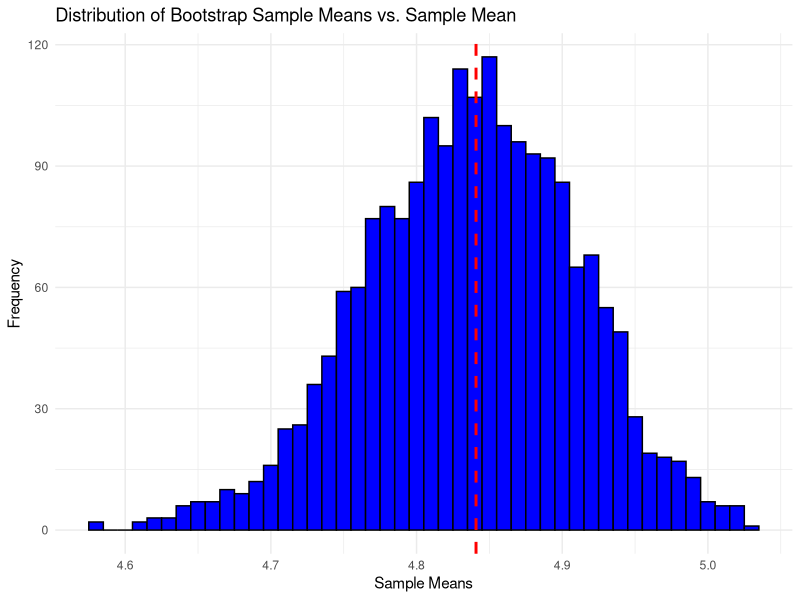
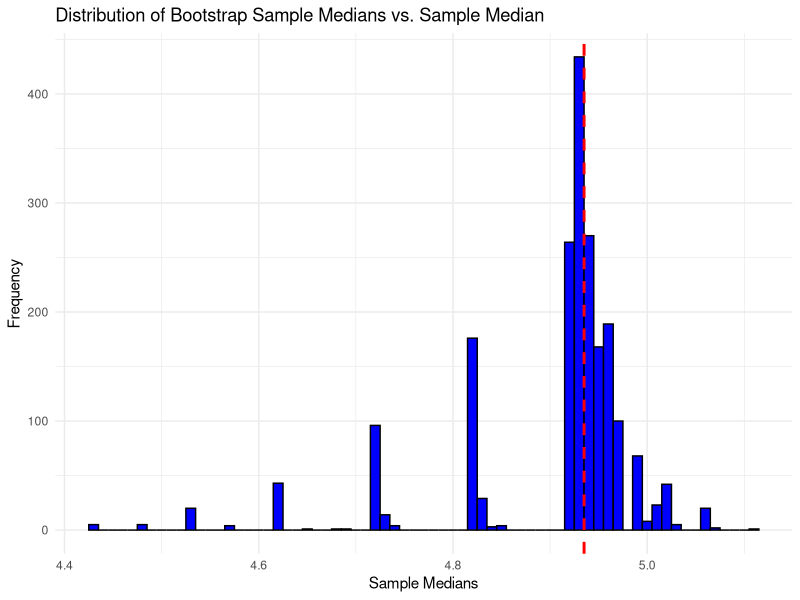

These figures' R source, in order:
# Task 1
data.points <- c(4.94, 5.06, 4.53, 5.07, 4.99, 
                 5.16, 4.38, 4.43, 4.93, 4.72, 
                 4.92, 4.96)

# Task 1.1

# The possible bootstrap samples are n^n, n is equal to 12 (length(data.points))

# Task 1.2

mean.orig <- mean(data.points)
median.orig <- median(data.points)

# Task 1.3
# bootstrap.samples <- matrix(NA, nrow = 2000, ncol = 12)
# mean.samples <- c()
# for (i in 1:2000){
  
  # Create the bootstrap samples
  # bootstrap.samples[i,] <- sample(data.points, replace = TRUE)
  
  # Calculate the mean of each sample
  # mean.samples <- c(mean.samples, mean(bootstrap.samples[i,]))

# }
set.seed(12223236)
mean.samples <- replicate(2000, mean(sample(data.points, replace=TRUE)))
print(mean.samples)

# Task 1.3.1

mean.sample.20 <- mean(mean.samples[1:20])

# Task 1.3.2

mean.sample.200 <- mean(mean.samples[1:200])

# Task 1.3.3

mean.sample.2000 <- mean(mean.samples[1:2000])


# Task 1.3.4
library(ggplot2)

ggplot(data.frame(Means = mean.samples), aes(x = Means)) +
  geom_histogram(binwidth = 0.01, fill = "blue", color = "black") +
  geom_vline(xintercept = mean.orig, color = "red", linetype = "dashed", linewidth = 1) +
  labs(title = "Distribution of Bootstrap Sample Means vs. Sample Mean",
       x = "Sample Means",
       y = "Frequency") +
  theme_minimal()

# The CLT kicks in and that can be proven from the values of the 2 means
# Sample mean
print(mean.orig)
# Mean of the means
print(mean.sample.2000)


# Task 1.3.5

mean_sample_list <- list(mean.samples[1:20],
                         mean.samples[1:200],
                         mean.samples[1:2000])
names(mean_sample_list) <- c("sample_20","sample_200","sample_2000")

quantiles_list <- sapply(mean_sample_list, function(x) quantile(x, c(0.025, 0.975)))

true_ci <- t.test(data.points)$conf.int



# Task 1.4

set.seed(12223236)
median.samples <- replicate(2000, median(sample(data.points, replace=TRUE)))
print(median.samples)


# Task 1.4.1

median.sample.20 <- median(median.samples[1:20])

# Task 1.4.2

median.sample.200 <- median(median.samples[1:200])

# Task 1.4.3

median.sample.2000 <- median(median.samples[1:2000])


# Task 1.4.4
library(ggplot2)

ggplot(data.frame(Medians = median.samples), aes(x = Medians)) +
  geom_histogram(binwidth = 0.01, fill = "blue", color = "black") +
  geom_vline(xintercept = median.orig, color = "red", linetype = "dashed", linewidth = 1) +
  labs(title = "Distribution of Bootstrap Sample Medians vs. Sample Median",
       x = "Sample Medians",
       y = "Frequency") +
  theme_minimal()

# Task 1.4.5

median_sample_list <- list(median.samples[1:20],
                         median.samples[1:200],
                         median.samples[1:2000])
names(median_sample_list) <- c("20","200","2000")

quantiles_list <- lapply(median_sample_list, function(x) quantile(x, c(0.025, 0.975)))


# Task 2.1
set.seed(1234)
x.clean <- rnorm(1960)
x.cont <- runif(40,4,5)
x <- c(x.clean,x.cont)
set.seed(12223236)


# Task 2.2

result <- data.frame(
  row.names = c("x","x_clean"),
  Median = c(median(x),median(x.clean)),
  Mean = c(mean(x), mean(x.clean)),
  Trimmed_Mean = c(mean(x, trim = 0.05), mean(x.clean, trim = 0.05))
)

# Task 2.3

# https://bookdown.org/compfinezbook/introcompfinr/The-Nonparametric-Bootstrap.html

# x data set
x.median <- replicate(10000, median(sample(x, replace=TRUE)))
x.mean <- replicate(10000, mean(sample(x, replace=TRUE)))
x.trimmed_mean <- replicate(10000, mean(sample(x, replace=TRUE),trim = 0.05))

sd_values <- sapply(list(x.median, x.mean, x.trimmed_mean), sd)
quantile_values <- sapply(list(x.median, x.mean, x.trimmed_mean), function(x) quantile(x, c(0.025, 0.975)))

result_x <- data.frame(
  row.names = c("x_Median", "x_Mean","x_Trimmed_Mean"),
  Standard_Error = sd_values,
  Quantile_0.025 = quantile_values[1, ],
  Quantile_0.975 = quantile_values[2, ]
)

# x.clean data set
x_clean.median <- replicate(10000, median(sample(x.clean, replace=TRUE)))
x_clean.mean <- replicate(10000, mean(sample(x.clean, replace=TRUE)))
x_clean.trimmed_mean <- replicate(10000, mean(sample(x.clean, replace=TRUE),trim = 0.05))

sd_values <- sapply(list(x_clean.median, x_clean.mean, x_clean.trimmed_mean), sd)
quantile_values <- sapply(list(x_clean.median, x_clean.mean, x_clean.trimmed_mean), 
                          function(x) quantile(x, c(0.025, 0.975)))

result_x_clean <- data.frame(
  row.names = c("x_clean_Median", "x_clean_Mean","x_clean_Trimmed_Mean"),
  Standard_Error = sd_values,
  Quantile_0.025 = quantile_values[1, ],
  Quantile_0.975 = quantile_values[2, ]
)

# Task 2.4

parametric_bootstrap <- function(data, n_bootstraps, alpha = 0.05) {
  
  boot_means <- replicate(n_bootstraps, mean(rnorm(data)))
  boot_trimmed_means <- replicate(n_bootstraps, mean(rnorm(data), trim = 0.05))
  
  # bias
  bias_mean <- mean(boot_means) - mean(data)
  bias_trimmed_mean <- mean(boot_trimmed_means) - mean(data)
  
  # standard error
  se_mean <- sd(boot_means)
  se_trimmed_mean <- sd(boot_trimmed_means)
  
  # 95 percentile CI
  ci_mean <- quantile(boot_means, c(alpha / 2, 1 - alpha / 2))
  ci_trimmed_mean <- quantile(boot_trimmed_means, c(alpha / 2, 1 - alpha / 2))
  
  # bias-corrected estimate
  corrected_mean <- mean(data) - bias_mean
  corrected_trimmed_mean <- mean(data) - bias_trimmed_mean
  
  return(list(
    bias_mean = bias_mean,
    se_mean = se_mean,
    ci_mean = ci_mean,
    corrected_mean = corrected_mean,
    bias_trimmed_mean = bias_trimmed_mean,
    se_trimmed_mean = se_trimmed_mean,
    ci_trimmed_mean = ci_trimmed_mean,
    corrected_trimmed_mean = corrected_trimmed_mean
  ))
}

set.seed(12223236)
n_bootstraps <- 10000

result_x2 <- parametric_bootstrap(x, n_bootstraps, alpha = 0.05)
result_x_clean2 <- parametric_bootstrap(x.clean, n_bootstraps, alpha = 0.05)

result_x2_df <- data.frame(
  row.names = c("x_Mean","x_Trimmed_Mean"),
  Bias = c(result_x2$bias_mean,result_x2$bias_trimmed_mean),
  Standard_Error = c(result_x2$se_mean,result_x2$se_trimmed_mean) ,
  Quantile_0.025 = c(result_x2$ci_mean[1], result_x2$ci_trimmed_mean[1]),
  Quantile_0.975 = c(result_x2$ci_mean[2], result_x2$ci_trimmed_mean[2]),
  Corrected_Bias = c(result_x2$corrected_mean,result_x2$corrected_trimmed_mean)
)

result_x_clean2_df <- data.frame(
  row.names = c("x_Mean","x_Trimmed_Mean"),
  Bias = c(result_x_clean2$bias_mean,result_x_clean2$bias_trimmed_mean),
  Standard_Error = c(result_x_clean2$se_mean,result_x_clean2$se_trimmed_mean) ,
  Quantile_0.025 = c(result_x_clean2$ci_mean[1], result_x_clean2$ci_trimmed_mean[1]),
  Quantile_0.975 = c(result_x_clean2$ci_mean[2], result_x_clean2$ci_trimmed_mean[2]),
  Corrected_Bias = c(result_x_clean2$corrected_mean,result_x_clean2$corrected_trimmed_mean)
)

